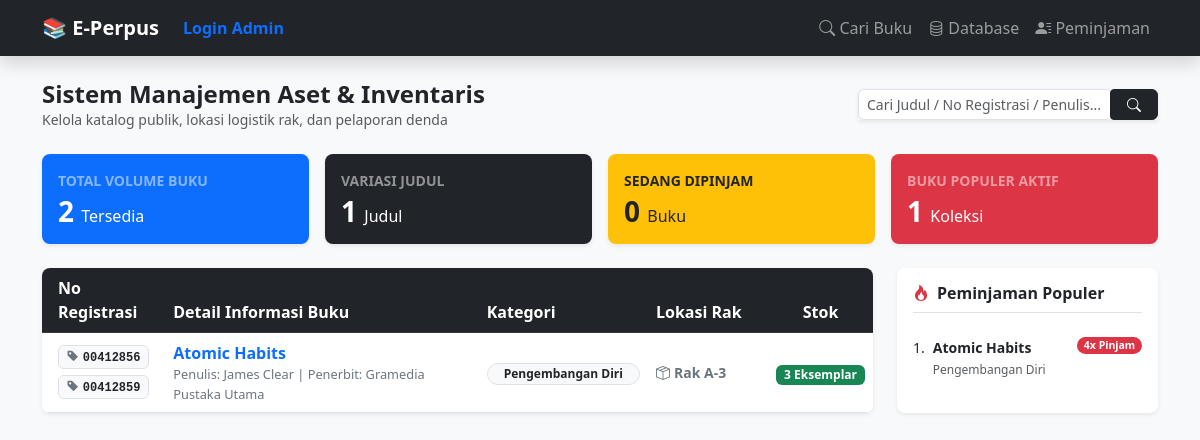
Page /koleksi on the committed database.
### tables this page shows
CREATE TABLE buku (
            id INTEGER PRIMARY KEY AUTOINCREMENT,
            -- Data Katalog (Publik)
            judul TEXT NOT NULL,
            sub_judul TEXT,
            penulis TEXT,
            penerbit TEXT,
            tahun_terbit TEXT,
            isbn TEXT,
            kategori TEXT,
            sinopsis TEXT,
            cover_img TEXT,
            -- Data Inventaris (Internal Pustakawan)
            id_buku_fisik TEXT UNIQUE, -- No Registrasi
            lokasi_rak TEXT,
            sumber_perolehan TEXT,     -- Pembelian / Hadiah / Sumbangan
            tanggal_masuk TEXT,
            kondisi_buku TEXT DEFAULT 'Baik', -- Baik / Rusak / Hilang
            harga_buku INTEGER DEFAULT 0,     -- Untuk Pelaporan Aset & Denda Opsi A
            stok INTEGER DEFAULT 1
        );

### app.py (the view)
@app.route('/koleksi')
def koleksi_lengkap():
    conn = get_db_connection()
    conn.row_factory = sqlite3.Row
    query = request.args.get('query', '').strip()
    if query:
        buku = conn.execute('''
            SELECT * FROM buku
            WHERE judul LIKE ? OR penulis LIKE ? OR id_buku_fisik LIKE ?
            ORDER BY id DESC
        ''', (f'%{query}%', f'%{query}%', f'%{query}%')).fetchall()
    else:
        buku = conn.execute('SELECT * FROM buku ORDER BY id DESC').fetchall()
    total_buku = 0
    for b in buku:
        if b['id_buku_fisik']:
            try:
                regs = json.loads(b['id_buku_fisik']) if b['id_buku_fisik'].startswith('[') else [r.strip() for r in b['id_buku_fisik'].split(',') if r.strip()]
                total_buku += len(regs)
            except:
                total_buku += b['stok']
        else:
            total_buku += 0
    total_judul = conn.execute('SELECT COUNT(*) FROM buku').fetchone()[0] or 0
    total_dipinjam = conn.execute('SELECT COUNT(*) FROM peminjaman WHERE status = "Dipinjam"').fetchone()[0] or 0
    buku_populer = conn.execute('''
        SELECT b.judul, b.kategori, COUNT(p.id) as total_dipinjam
        FROM buku b
        JOIN peminjaman p ON b.id = p.id_buku
        GROUP BY b.id
        ORDER BY total_dipinjam DESC
        LIMIT 5
    ''').fetchall()
    conn.close()
    return render_template('koleksi.html',
                           buku=buku,
                           query=query,
                           total_buku=total_buku,
                           total_judul=total_judul,
                           total_dipinjam=total_dipinjam,
                           buku_populer=buku_populer)

### app.py (called while the page is built)
def get_db_connection():
    base_dir = os.path.dirname(os.path.abspath(__file__))
    db_path = os.path.join(base_dir, 'perpustakaan.db')
    conn = sqlite3.connect(db_path)
    conn.row_factory = sqlite3.Row
    return conn

### templates/koleksi.html (shortened to what this page needs)
{% extends 'layout.html' %}
{% block content %}
<div class="d-flex justify-content-between align-items-center mb-4 mt-2">
    <div>
        <h4 class="fw-bold mb-0 text-dark">Sistem Manajemen Aset & Inventaris</h4>
        <p class="text-muted small mb-0">Kelola katalog publik, lokasi logistik rak, dan pelaporan denda</p>
    </div>
    <div class="d-flex gap-2">
        <form action="/koleksi" method="GET" class="d-flex shadow-sm" style="width: 300px;">
            <input type="text" name="query" class="form-control form-control-sm border-end-0 rounded-start"
                   placeholder="Cari Judul / No Registrasi / Penulis..." value="{{ query or '' }}">
            <button type="submit" class="btn btn-sm btn-dark rounded-end px-3">
                <i class="bi bi-search"></i>
            </button>
        </form>
    </div>
</div>
<div class="row g-3 mb-4">
    <div class="col-md-3">
        <div class="card border-0 shadow-sm bg-primary text-white p-3 rounded-3">
            <small class="text-white-50 fw-bold text-uppercase">Total Volume Buku</small>
            <h3 class="fw-bold mb-0 mt-1">{{ total_buku }} <span class="fs-6 fw-normal">Tersedia</span></h3>
        </div>
    </div>
    <div class="col-md-3">
        <div class="card border-0 shadow-sm bg-dark text-white p-3 rounded-3">
            <small class="text-white-50 fw-bold text-uppercase">Variasi Judul</small>
            <h3 class="fw-bold mb-0 mt-1">{{ total_judul }} <span class="fs-6 fw-normal">Judul</span></h3>
        </div>
    </div>
    <div class="col-md-3">
        <div class="card border-0 shadow-sm bg-warning text-dark p-3 rounded-3">
            <small class="text-dark-50 fw-bold text-uppercase">Sedang Dipinjam</small>
            <h3 class="fw-bold mb-0 mt-1">{{ total_dipinjam }} <span class="fs-6 fw-normal">Buku</span></h3>
        </div>
    </div>
    <div class="col-md-3">
        <div class="card border-0 shadow-sm bg-danger text-white p-3 rounded-3">
            <small class="text-white-50 fw-bold text-uppercase">Buku Populer Aktif</small>
            <h3 class="fw-bold mb-0 mt-1">{{ buku_populer|length }} <span class="fs-6 fw-normal">Koleksi</span></h3>
        </div>
    </div>
</div>
<div class="row g-4">
    <div class="col-lg-9">
        <div class="card shadow-sm border-0 rounded-3 overflow-hidden">
            <div class="table-responsive">
                <table class="table table-hover align-middle mb-0">
                    <thead class="table-dark">
                        <tr>
                            <th class="ps-3" style="width: 15%;">No Registrasi</th>
                            <th style="width: 40%;">Detail Informasi Buku</th>
                            <th style="width: 20%;">Kategori</th>
                            <th style="width: 15%;">Lokasi Rak</th>
                            <th class="text-center" style="width: 10%;">Stok</th>
                        </tr>
                    </thead>
                    <tbody>
                        {% if buku %}
                            {% for b in buku %}
                            <tr>
                                <td class="text-center">
                                    {% if b.id_buku_fisik %}
                                        {% set clean_str = b.id_buku_fisik.replace('[','').replace(']','').replace('"','').replace("'",'') %}
                                        {% for reg_num in clean_str.split(',') %}
                                            {% if reg_num.strip() %}
                                                <span class="badge bg-light text-dark border font-monospace small mb-1 shadow-xs d-inline-block px-2 py-1">
                                                    <i class="bi bi-tag-fill text-secondary me-1"></i>{{ reg_num.strip() }}
                                                </span>
                                            {% endif %}
                                        {% endfor %}
                                    {% else %}
                                        <span class="text-muted small">-</span>
                                    {% endif %}
                                </td>
                                <td>
                                    <a href="/buku/{{ b.id }}" class="fw-bold text-primary text-decoration-none d-block mb-0-link">
                                        {{ b.judul }}
                                    </a>
                                    <small class="text-secondary d-block" style="font-size: 0.8rem;">
                                        Penulis: {{ b.penulis }} | Penerbit: {{ b.penerbit or '-' }}
                                    </small>
                                </td>
                                <td><span class="badge bg-light text-dark border px-3 py-1.5 rounded-pill">{{ b.kategori }}</span></td>
                                <td class="small fw-semibold text-secondary"><i class="bi bi-box-seam me-1"></i>{{ b.lokasi_rak or 'Belum Diatur' }}</td>
                                <td class="text-center">
                                    <span class="badge {{ 'bg-success' if b.stok > 0 else 'bg-danger' }} rounded-2 px-2 py-1">
                                        {{ b.stok }} Eksemplar
                                    </span>
                                </td>
                            </tr>
                            {% endfor %}
                        {% endif %}
                    </tbody>
                </table>
            </div>
        </div>
    </div>
    <div class="col-lg-3">
        <div class="card shadow-sm border-0 rounded-3 p-3 bg-white h-100">
            <h6 class="fw-bold text-dark border-bottom pb-2 mb-3"><i class="bi bi-fire text-danger me-2"></i>Peminjaman Populer</h6>
            {% if buku_populer %}
                <ol class="list-group list-group-numbered list-group-flush">
                {% for bp in buku_populer %}
                    <li class="list-group-item d-flex justify-content-between align-items-start px-0 py-2 small">
                        <div class="ms-2 me-auto">
                            <div class="fw-bold text-truncate" style="max-width: 150px;">{{ bp.judul }}</div>
                            <span class="text-muted" style="font-size: 0.75rem;">{{ bp.kategori }}</span>
                        </div>
                        <span class="badge bg-danger rounded-pill">{{ bp.total_dipinjam }}x Pinjam</span>
                    </li>
                {% endfor %}
                </ol>
            {% else %}
                <div class="text-center py-4 text-muted small italic">
                    <i class="bi bi-graph-up d-block mb-1 text-black-50"></i> Belum ada rekaman sirkulasi transaksi.
                </div>
            {% endif %}
        </div>
    </div>
</div>
{% endblock %}

### rows in the picture
buku: strip "00412856" "00412859", judul "Atomic Habits", penulis "James Clear", penerbit "Gramedia Pustaka Utama", kategori "Pengembangan Diri", lokasi_rak "Rak A-3", stok "3", total_dipinjam "4"

### other values in the picture
{{ total_buku }} "2"
{{ total_judul }} "1"
{{ total_dipinjam }} "0"
{{ buku_populer|length }} "1"
